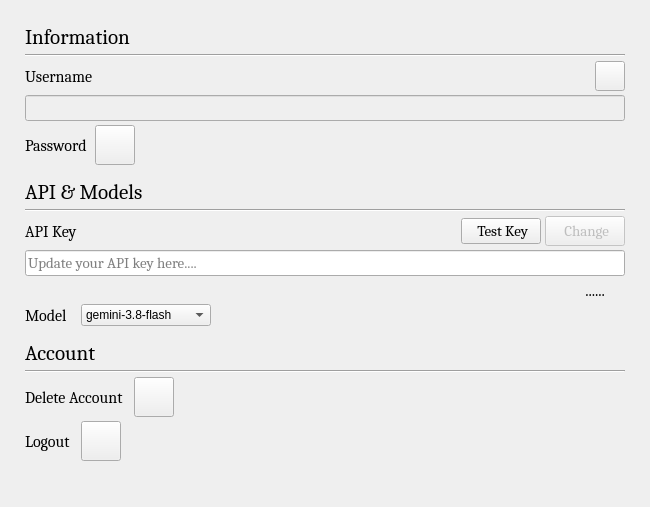
<?xml version="1.0" encoding="UTF-8"?>
<ui version="4.0">
 <class>SettingWidget</class>
 <widget class="QWidget" name="SettingWidget">
  <property name="geometry">
   <rect>
    <x>0</x>
    <y>0</y>
    <width>630</width>
    <height>507</height>
   </rect>
  </property>
  <property name="windowTitle">
   <string>Setting Window</string>
  </property>
  <layout class="QHBoxLayout" name="horizontalLayout_7">
   <property name="spacing">
    <number>6</number>
   </property>
   <property name="leftMargin">
    <number>25</number>
   </property>
   <property name="topMargin">
    <number>25</number>
   </property>
   <property name="rightMargin">
    <number>25</number>
   </property>
   <property name="bottomMargin">
    <number>25</number>
   </property>
   <item>
    <layout class="QVBoxLayout" name="verticalLayout_4">
     <property name="spacing">
      <number>15</number>
     </property>
     <item>
      <layout class="QVBoxLayout" name="verticalLayout">
       <property name="spacing">
        <number>4</number>
       </property>
       <item>
        <widget class="QLabel" name="label">
         <property name="font">
          <font>
           <family>Cambria</family>
           <pointsize>16</pointsize>
          </font>
         </property>
         <property name="text">
          <string>Information</string>
         </property>
         <property name="textFormat">
          <enum>Qt::TextFormat::PlainText</enum>
         </property>
        </widget>
       </item>
       <item>
        <widget class="Line" name="line">
         <property name="maximumSize">
          <size>
           <width>900</width>
           <height>16777215</height>
          </size>
         </property>
         <property name="orientation">
          <enum>Qt::Orientation::Horizontal</enum>
         </property>
        </widget>
       </item>
       <item>
        <layout class="QFormLayout" name="formLayout">
         <item row="0" column="0">
          <widget class="QLabel" name="label_3">
           <property name="font">
            <font>
             <family>Cambria</family>
             <pointsize>12</pointsize>
            </font>
           </property>
           <property name="text">
            <string>Username</string>
           </property>
           <property name="textFormat">
            <enum>Qt::TextFormat::PlainText</enum>
           </property>
          </widget>
         </item>
         <item row="1" column="0" colspan="2">
          <widget class="QLineEdit" name="username_display">
           <property name="enabled">
            <bool>false</bool>
           </property>
           <property name="sizePolicy">
            <sizepolicy hsizetype="Preferred" vsizetype="Fixed">
             <horstretch>0</horstretch>
             <verstretch>0</verstretch>
            </sizepolicy>
           </property>
           <property name="minimumSize">
            <size>
             <width>600</width>
             <height>0</height>
            </size>
           </property>
           <property name="maximumSize">
            <size>
             <width>901</width>
             <height>16777215</height>
            </size>
           </property>
           <property name="font">
            <font>
             <family>Cambria</family>
             <pointsize>11</pointsize>
            </font>
           </property>
           <property name="alignment">
            <set>Qt::AlignmentFlag::AlignLeading|Qt::AlignmentFlag::AlignLeft|Qt::AlignmentFlag::AlignVCenter</set>
           </property>
          </widget>
         </item>
         <item row="0" column="1">
          <layout class="QHBoxLayout" name="horizontalLayout_5">
           <item>
            <spacer name="horizontalSpacer_8">
             <property name="orientation">
              <enum>Qt::Orientation::Horizontal</enum>
             </property>
             <property name="sizeHint" stdset="0">
              <size>
               <width>40</width>
               <height>20</height>
              </size>
             </property>
            </spacer>
           </item>
           <item>
            <widget class="QPushButton" name="cng_username_btn">
             <property name="minimumSize">
              <size>
               <width>30</width>
               <height>30</height>
              </size>
             </property>
             <property name="maximumSize">
              <size>
               <width>30</width>
               <height>16777215</height>
              </size>
             </property>
             <property name="text">
              <string/>
             </property>
             <property name="icon">
              <iconset>
               <normaloff>../icons/pen.png</normaloff>../icons/pen.png</iconset>
             </property>
             <property name="iconSize">
              <size>
               <width>18</width>
               <height>18</height>
              </size>
             </property>
            </widget>
           </item>
          </layout>
         </item>
        </layout>
       </item>
       <item>
        <layout class="QHBoxLayout" name="horizontalLayout_4">
         <item>
          <widget class="QLabel" name="label_4">
           <property name="font">
            <font>
             <family>Cambria</family>
             <pointsize>12</pointsize>
            </font>
           </property>
           <property name="text">
            <string>Password </string>
           </property>
           <property name="textFormat">
            <enum>Qt::TextFormat::PlainText</enum>
           </property>
          </widget>
         </item>
         <item>
          <widget class="QPushButton" name="cng_password_btn">
           <property name="minimumSize">
            <size>
             <width>40</width>
             <height>40</height>
            </size>
           </property>
           <property name="maximumSize">
            <size>
             <width>30</width>
             <height>16777215</height>
            </size>
           </property>
           <property name="text">
            <string/>
           </property>
           <property name="icon">
            <iconset>
             <normaloff>../icons/pen.png</normaloff>../icons/pen.png</iconset>
           </property>
           <property name="iconSize">
            <size>
             <width>22</width>
             <height>22</height>
            </size>
           </property>
          </widget>
         </item>
         <item>
          <spacer name="horizontalSpacer_6">
           <property name="orientation">
            <enum>Qt::Orientation::Horizontal</enum>
           </property>
           <property name="sizeHint" stdset="0">
            <size>
             <width>40</width>
             <height>20</height>
            </size>
           </property>
          </spacer>
         </item>
        </layout>
       </item>
      </layout>
     </item>
     <item>
      <layout class="QVBoxLayout" name="verticalLayout_3">
       <property name="spacing">
        <number>4</number>
       </property>
       <item>
        <widget class="QLabel" name="label_2">
         <property name="font">
          <font>
           <family>Cambria</family>
           <pointsize>16</pointsize>
          </font>
         </property>
         <property name="text">
          <string>API &amp; Models</string>
         </property>
         <property name="textFormat">
          <enum>Qt::TextFormat::PlainText</enum>
         </property>
        </widget>
       </item>
       <item>
        <widget class="Line" name="line_2">
         <property name="maximumSize">
          <size>
           <width>900</width>
           <height>16777215</height>
          </size>
         </property>
         <property name="orientation">
          <enum>Qt::Orientation::Horizontal</enum>
         </property>
        </widget>
       </item>
       <item>
        <layout class="QFormLayout" name="formLayout_3">
         <item row="0" column="0">
          <widget class="QLabel" name="label_5">
           <property name="font">
            <font>
             <family>Cambria</family>
             <pointsize>12</pointsize>
            </font>
           </property>
           <property name="text">
            <string>API Key</string>
           </property>
           <property name="textFormat">
            <enum>Qt::TextFormat::PlainText</enum>
           </property>
          </widget>
         </item>
         <item row="0" column="1">
          <layout class="QHBoxLayout" name="horizontalLayout_6">
           <item>
            <spacer name="horizontalSpacer_9">
             <property name="orientation">
              <enum>Qt::Orientation::Horizontal</enum>
             </property>
             <property name="sizeHint" stdset="0">
              <size>
               <width>40</width>
               <height>20</height>
              </size>
             </property>
            </spacer>
           </item>
           <item>
            <widget class="QPushButton" name="test_btn">
             <property name="enabled">
              <bool>true</bool>
             </property>
             <property name="sizePolicy">
              <sizepolicy hsizetype="Minimum" vsizetype="Fixed">
               <horstretch>0</horstretch>
               <verstretch>0</verstretch>
              </sizepolicy>
             </property>
             <property name="minimumSize">
              <size>
               <width>0</width>
               <height>0</height>
              </size>
             </property>
             <property name="font">
              <font>
               <family>Cambria</family>
               <pointsize>11</pointsize>
              </font>
             </property>
             <property name="text">
              <string> Test Key</string>
             </property>
             <property name="icon">
              <iconset>
               <normaloff>../icons/search.png</normaloff>../icons/search.png</iconset>
             </property>
            </widget>
           </item>
           <item>
            <widget class="QPushButton" name="cng_api_btn">
             <property name="enabled">
              <bool>false</bool>
             </property>
             <property name="minimumSize">
              <size>
               <width>30</width>
               <height>30</height>
              </size>
             </property>
             <property name="maximumSize">
              <size>
               <width>16777215</width>
               <height>16777215</height>
              </size>
             </property>
             <property name="font">
              <font>
               <family>Cambria</family>
               <pointsize>11</pointsize>
              </font>
             </property>
             <property name="text">
              <string> Change</string>
             </property>
             <property name="icon">
              <iconset>
               <normaloff>../icons/pen.png</normaloff>../icons/pen.png</iconset>
             </property>
             <property name="iconSize">
              <size>
               <width>18</width>
               <height>18</height>
              </size>
             </property>
            </widget>
           </item>
          </layout>
         </item>
         <item row="1" column="0" colspan="2">
          <widget class="QLineEdit" name="api_key_input">
           <property name="enabled">
            <bool>true</bool>
           </property>
           <property name="sizePolicy">
            <sizepolicy hsizetype="Preferred" vsizetype="Fixed">
             <horstretch>0</horstretch>
             <verstretch>0</verstretch>
            </sizepolicy>
           </property>
           <property name="minimumSize">
            <size>
             <width>600</width>
             <height>0</height>
            </size>
           </property>
           <property name="maximumSize">
            <size>
             <width>900</width>
             <height>16777215</height>
            </size>
           </property>
           <property name="font">
            <font>
             <family>Cambria</family>
             <pointsize>11</pointsize>
            </font>
           </property>
           <property name="alignment">
            <set>Qt::AlignmentFlag::AlignLeading|Qt::AlignmentFlag::AlignLeft|Qt::AlignmentFlag::AlignVCenter</set>
           </property>
           <property name="placeholderText">
            <string>Update your API key here....</string>
           </property>
          </widget>
         </item>
         <item row="3" column="0">
          <widget class="QLabel" name="label_6">
           <property name="font">
            <font>
             <family>Cambria</family>
             <pointsize>12</pointsize>
            </font>
           </property>
           <property name="text">
            <string>Model</string>
           </property>
           <property name="textFormat">
            <enum>Qt::TextFormat::PlainText</enum>
           </property>
          </widget>
         </item>
         <item row="3" column="1">
          <widget class="QComboBox" name="models_combobox">
           <property name="sizePolicy">
            <sizepolicy hsizetype="Fixed" vsizetype="Fixed">
             <horstretch>0</horstretch>
             <verstretch>0</verstretch>
            </sizepolicy>
           </property>
           <property name="minimumSize">
            <size>
             <width>130</width>
             <height>0</height>
            </size>
           </property>
           <property name="maximumSize">
            <size>
             <width>130</width>
             <height>16777215</height>
            </size>
           </property>
           <item>
            <property name="text">
             <string>gemini-3.8-flash</string>
            </property>
           </item>
           <item>
            <property name="text">
             <string>gemini-3.7-flash</string>
            </property>
           </item>
           <item>
            <property name="text">
             <string>gemini-3.6-flash</string>
            </property>
           </item>
           <item>
            <property name="text">
             <string>gemini-3.5-flash</string>
            </property>
           </item>
           <item>
            <property name="text">
             <string>gemini-3.5-flash-lite</string>
            </property>
           </item>
          </widget>
         </item>
         <item row="2" column="1">
          <layout class="QHBoxLayout" name="horizontalLayout_3">
           <item>
            <spacer name="horizontalSpacer_4">
             <property name="orientation">
              <enum>Qt::Orientation::Horizontal</enum>
             </property>
             <property name="sizeType">
              <enum>QSizePolicy::Policy::Fixed</enum>
             </property>
             <property name="sizeHint" stdset="0">
              <size>
               <width>50</width>
               <height>20</height>
              </size>
             </property>
            </spacer>
           </item>
           <item>
            <widget class="QLabel" name="key_status_label">
             <property name="sizePolicy">
              <sizepolicy hsizetype="Expanding" vsizetype="Preferred">
               <horstretch>0</horstretch>
               <verstretch>0</verstretch>
              </sizepolicy>
             </property>
             <property name="font">
              <font>
               <family>Cambria</family>
               <pointsize>12</pointsize>
              </font>
             </property>
             <property name="text">
              <string>......</string>
             </property>
             <property name="textFormat">
              <enum>Qt::TextFormat::PlainText</enum>
             </property>
             <property name="alignment">
              <set>Qt::AlignmentFlag::AlignRight|Qt::AlignmentFlag::AlignTrailing|Qt::AlignmentFlag::AlignVCenter</set>
             </property>
             <property name="wordWrap">
              <bool>true</bool>
             </property>
            </widget>
           </item>
           <item>
            <spacer name="horizontalSpacer_5">
             <property name="orientation">
              <enum>Qt::Orientation::Horizontal</enum>
             </property>
             <property name="sizeType">
              <enum>QSizePolicy::Policy::Fixed</enum>
             </property>
             <property name="sizeHint" stdset="0">
              <size>
               <width>20</width>
               <height>20</height>
              </size>
             </property>
            </spacer>
           </item>
          </layout>
         </item>
        </layout>
       </item>
      </layout>
     </item>
     <item>
      <layout class="QVBoxLayout" name="verticalLayout_2">
       <property name="spacing">
        <number>4</number>
       </property>
       <item>
        <widget class="QLabel" name="label_7">
         <property name="font">
          <font>
           <family>Cambria</family>
           <pointsize>16</pointsize>
          </font>
         </property>
         <property name="text">
          <string>Account</string>
         </property>
         <property name="textFormat">
          <enum>Qt::TextFormat::PlainText</enum>
         </property>
        </widget>
       </item>
       <item>
        <widget class="Line" name="line_3">
         <property name="maximumSize">
          <size>
           <width>900</width>
           <height>16777215</height>
          </size>
         </property>
         <property name="orientation">
          <enum>Qt::Orientation::Horizontal</enum>
         </property>
        </widget>
       </item>
       <item>
        <layout class="QHBoxLayout" name="horizontalLayout">
         <item>
          <widget class="QLabel" name="label_8">
           <property name="font">
            <font>
             <family>Cambria</family>
             <pointsize>12</pointsize>
            </font>
           </property>
           <property name="text">
            <string>Delete Account  </string>
           </property>
           <property name="textFormat">
            <enum>Qt::TextFormat::PlainText</enum>
           </property>
           <property name="alignment">
            <set>Qt::AlignmentFlag::AlignLeading|Qt::AlignmentFlag::AlignLeft|Qt::AlignmentFlag::AlignVCenter</set>
           </property>
          </widget>
         </item>
         <item>
          <widget class="QPushButton" name="delete_acc_btn">
           <property name="minimumSize">
            <size>
             <width>40</width>
             <height>40</height>
            </size>
           </property>
           <property name="maximumSize">
            <size>
             <width>30</width>
             <height>16777215</height>
            </size>
           </property>
           <property name="text">
            <string/>
           </property>
           <property name="icon">
            <iconset>
             <normaloff>../icons/delete.png</normaloff>../icons/delete.png</iconset>
           </property>
           <property name="iconSize">
            <size>
             <width>22</width>
             <height>22</height>
            </size>
           </property>
          </widget>
         </item>
         <item>
          <spacer name="horizontalSpacer_3">
           <property name="orientation">
            <enum>Qt::Orientation::Horizontal</enum>
           </property>
           <property name="sizeHint" stdset="0">
            <size>
             <width>40</width>
             <height>20</height>
            </size>
           </property>
          </spacer>
         </item>
        </layout>
       </item>
       <item>
        <layout class="QHBoxLayout" name="horizontalLayout_2">
         <item>
          <widget class="QLabel" name="label_9">
           <property name="font">
            <font>
             <family>Cambria</family>
             <pointsize>12</pointsize>
            </font>
           </property>
           <property name="text">
            <string>Logout  </string>
           </property>
           <property name="textFormat">
            <enum>Qt::TextFormat::PlainText</enum>
           </property>
           <property name="alignment">
            <set>Qt::AlignmentFlag::AlignLeading|Qt::AlignmentFlag::AlignLeft|Qt::AlignmentFlag::AlignVCenter</set>
           </property>
          </widget>
         </item>
         <item>
          <widget class="QPushButton" name="logout_btn">
           <property name="minimumSize">
            <size>
             <width>40</width>
             <height>40</height>
            </size>
           </property>
           <property name="maximumSize">
            <size>
             <width>30</width>
             <height>16777215</height>
            </size>
           </property>
           <property name="text">
            <string/>
           </property>
           <property name="icon">
            <iconset>
             <normaloff>../icons/power.png</normaloff>../icons/power.png</iconset>
           </property>
           <property name="iconSize">
            <size>
             <width>22</width>
             <height>22</height>
            </size>
           </property>
          </widget>
         </item>
         <item>
          <spacer name="horizontalSpacer_2">
           <property name="orientation">
            <enum>Qt::Orientation::Horizontal</enum>
           </property>
           <property name="sizeHint" stdset="0">
            <size>
             <width>40</width>
             <height>20</height>
            </size>
           </property>
          </spacer>
         </item>
        </layout>
       </item>
      </layout>
     </item>
     <item>
      <spacer name="verticalSpacer">
       <property name="orientation">
        <enum>Qt::Orientation::Vertical</enum>
       </property>
       <property name="sizeHint" stdset="0">
        <size>
         <width>20</width>
         <height>40</height>
        </size>
       </property>
      </spacer>
     </item>
    </layout>
   </item>
   <item>
    <spacer name="horizontalSpacer">
     <property name="orientation">
      <enum>Qt::Orientation::Horizontal</enum>
     </property>
     <property name="sizeHint" stdset="0">
      <size>
       <width>271</width>
       <height>20</height>
      </size>
     </property>
    </spacer>
   </item>
  </layout>
 </widget>
 <resources/>
 <connections/>
</ui>
